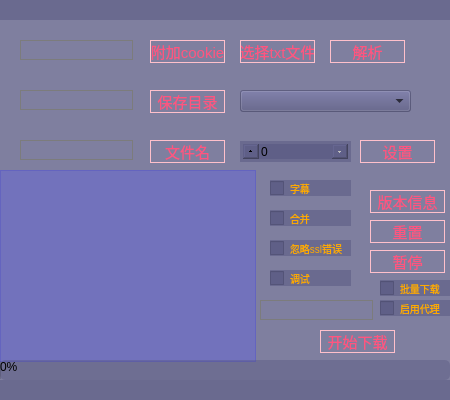
<?xml version="1.0" encoding="UTF-8"?>
<ui version="4.0">
 <class>window</class>
 <widget class="QWidget" name="window">
  <property name="geometry">
   <rect>
    <x>0</x>
    <y>0</y>
    <width>450</width>
    <height>400</height>
   </rect>
  </property>
  <property name="windowTitle">
   <string>Form</string>
  </property>
  <property name="styleSheet">
   <string notr="true">background:rgba(85, 85, 127,0.5)</string>
  </property>
  <widget class="QLabel" name="label_top">
   <property name="geometry">
    <rect>
     <x>0</x>
     <y>0</y>
     <width>450</width>
     <height>20</height>
    </rect>
   </property>
   <property name="text">
    <string/>
   </property>
  </widget>
  <widget class="QLabel" name="label_bottom">
   <property name="geometry">
    <rect>
     <x>0</x>
     <y>380</y>
     <width>450</width>
     <height>20</height>
    </rect>
   </property>
   <property name="text">
    <string/>
   </property>
  </widget>
  <widget class="QLineEdit" name="urledit">
   <property name="geometry">
    <rect>
     <x>20</x>
     <y>40</y>
     <width>113</width>
     <height>20</height>
    </rect>
   </property>
   <property name="styleSheet">
    <string notr="true">QLineEdit{border:1px rgb(124,124,124);background-color: rgba(124,124,124, 0%);padding:1px 2px;border-style: solid;font-size : 15px ;color:rgb(255, 170, 0);}</string>
   </property>
  </widget>
  <widget class="QPushButton" name="cookie">
   <property name="geometry">
    <rect>
     <x>150</x>
     <y>40</y>
     <width>75</width>
     <height>23</height>
    </rect>
   </property>
   <property name="styleSheet">
    <string notr="true">QPushButton{background-color:transparent;color:rgb(255, 85, 127);border:1px solid pink;font-family: 微软雅黑;font-size:15px;}

QPushButton:hover{opacity:0.2;border:2px solid black;}

QPushButton:pressed{background-color:transparent;border:1px solid red;}</string>
   </property>
   <property name="text">
    <string>附加cookie</string>
   </property>
  </widget>
  <widget class="QPushButton" name="txt">
   <property name="geometry">
    <rect>
     <x>240</x>
     <y>40</y>
     <width>75</width>
     <height>23</height>
    </rect>
   </property>
   <property name="styleSheet">
    <string notr="true">QPushButton{background-color:transparent;color:rgb(255, 85, 127);border:1px solid pink;font-family: 微软雅黑;font-size:15px;}

QPushButton:hover{opacity:0.2;border:2px solid black;}

QPushButton:pressed{background-color:transparent;border:1px solid red;}</string>
   </property>
   <property name="text">
    <string>选择txt文件</string>
   </property>
  </widget>
  <widget class="QPushButton" name="analysis">
   <property name="geometry">
    <rect>
     <x>330</x>
     <y>40</y>
     <width>75</width>
     <height>23</height>
    </rect>
   </property>
   <property name="styleSheet">
    <string notr="true">QPushButton{background-color:transparent;color:rgb(255, 85, 127);border:1px solid pink;font-family: 微软雅黑;font-size:15px;}

QPushButton:hover{opacity:0.2;border:2px solid black;}

QPushButton:pressed{background-color:transparent;border:1px solid red;}</string>
   </property>
   <property name="text">
    <string>解析</string>
   </property>
  </widget>
  <widget class="QLineEdit" name="directoryedit">
   <property name="geometry">
    <rect>
     <x>20</x>
     <y>90</y>
     <width>113</width>
     <height>20</height>
    </rect>
   </property>
   <property name="styleSheet">
    <string notr="true">QLineEdit{border:1px rgb(124,124,124);background-color: rgba(124,124,124, 0%);padding:1px 2px;border-style: solid;font-size : 15px ;color:rgb(255, 170, 0);}</string>
   </property>
  </widget>
  <widget class="QTextBrowser" name="textBrowser">
   <property name="geometry">
    <rect>
     <x>0</x>
     <y>170</y>
     <width>256</width>
     <height>192</height>
    </rect>
   </property>
   <property name="styleSheet">
    <string notr="true">QTextBrowser{background-color : rgba(85, 85, 255,0.3);}</string>
   </property>
  </widget>
  <widget class="QPushButton" name="fliename">
   <property name="geometry">
    <rect>
     <x>150</x>
     <y>140</y>
     <width>75</width>
     <height>23</height>
    </rect>
   </property>
   <property name="styleSheet">
    <string notr="true">QPushButton{background-color:transparent;color:rgb(255, 85, 127);border:1px solid pink;font-family: 微软雅黑;font-size:15px;}

QPushButton:hover{opacity:0.2;border:2px solid black;}

QPushButton:pressed{background-color:transparent;border:1px solid red;}</string>
   </property>
   <property name="text">
    <string>文件名</string>
   </property>
  </widget>
  <widget class="QPushButton" name="timeout">
   <property name="geometry">
    <rect>
     <x>360</x>
     <y>140</y>
     <width>75</width>
     <height>23</height>
    </rect>
   </property>
   <property name="styleSheet">
    <string notr="true">QPushButton{background-color:transparent;color:rgb(255, 85, 127);border:1px solid pink;font-family: 微软雅黑;font-size:15px;}

QPushButton:hover{opacity:0.2;border:2px solid black;}

QPushButton:pressed{background-color:transparent;border:1px solid red;}</string>
   </property>
   <property name="text">
    <string>设置</string>
   </property>
  </widget>
  <widget class="QCheckBox" name="ignore_ssl_errors">
   <property name="geometry">
    <rect>
     <x>270</x>
     <y>240</y>
     <width>81</width>
     <height>16</height>
    </rect>
   </property>
   <property name="styleSheet">
    <string notr="true">QCheckBox{border-radius:15px;width: 20px;height:20px;font-size:10px;color:rgb(255, 170, 0);}</string>
   </property>
   <property name="text">
    <string>忽略ssl错误</string>
   </property>
  </widget>
  <widget class="QCheckBox" name="merge">
   <property name="geometry">
    <rect>
     <x>270</x>
     <y>210</y>
     <width>81</width>
     <height>16</height>
    </rect>
   </property>
   <property name="styleSheet">
    <string notr="true">QCheckBox{border-radius:15px;width: 20px;height:20px;font-size:10px;color:rgb(255, 170, 0);}</string>
   </property>
   <property name="text">
    <string>合并</string>
   </property>
  </widget>
  <widget class="QCheckBox" name="debug">
   <property name="geometry">
    <rect>
     <x>270</x>
     <y>270</y>
     <width>81</width>
     <height>16</height>
    </rect>
   </property>
   <property name="styleSheet">
    <string notr="true">QCheckBox{border-radius:15px;width: 20px;height:20px;font-size:10px;color:rgb(255, 170, 0);}</string>
   </property>
   <property name="text">
    <string>调试</string>
   </property>
  </widget>
  <widget class="QPushButton" name="directory">
   <property name="geometry">
    <rect>
     <x>150</x>
     <y>90</y>
     <width>75</width>
     <height>23</height>
    </rect>
   </property>
   <property name="styleSheet">
    <string notr="true">QPushButton{background-color:transparent;color:rgb(255, 85, 127);border:1px solid pink;font-family: 微软雅黑;font-size:15px;}

QPushButton:hover{opacity:0.2;border:2px solid black;}

QPushButton:pressed{background-color:transparent;border:1px solid red;}</string>
   </property>
   <property name="text">
    <string>保存目录</string>
   </property>
  </widget>
  <widget class="QSpinBox" name="timespinBox">
   <property name="geometry">
    <rect>
     <x>240</x>
     <y>141</y>
     <width>111</width>
     <height>21</height>
    </rect>
   </property>
   <property name="styleSheet">
    <string notr="true">QSpinBox{height:30px;width:30px;}

QSpinBox::up-button{height: 15px;subcontrol-position:left;}

QSpinBox::down-button{height: 15px;subcontrol-position:right;}</string>
   </property>
  </widget>
  <widget class="QLineEdit" name="filenameedit">
   <property name="geometry">
    <rect>
     <x>20</x>
     <y>140</y>
     <width>113</width>
     <height>20</height>
    </rect>
   </property>
   <property name="styleSheet">
    <string notr="true">QLineEdit{border:1px rgb(124,124,124);background-color: rgba(124,124,124, 0%);padding:1px 2px;border-style: solid;font-size : 15px ;color:rgb(255, 170, 0);}</string>
   </property>
  </widget>
  <widget class="QCheckBox" name="caption">
   <property name="geometry">
    <rect>
     <x>270</x>
     <y>180</y>
     <width>81</width>
     <height>16</height>
    </rect>
   </property>
   <property name="styleSheet">
    <string notr="true">QCheckBox{border-radius:15px;width: 20px;height:20px;font-size:10px;color:rgb(255, 170, 0);}</string>
   </property>
   <property name="text">
    <string>字幕</string>
   </property>
  </widget>
  <widget class="QProgressBar" name="progressBar">
   <property name="geometry">
    <rect>
     <x>0</x>
     <y>360</y>
     <width>450</width>
     <height>20</height>
    </rect>
   </property>
   <property name="styleSheet">
    <string notr="true">QProgressBar {border-radius: 5px;background-color:rgba(85, 85, 127,0.4);}</string>
   </property>
   <property name="value">
    <number>0</number>
   </property>
  </widget>
  <widget class="QPushButton" name="start">
   <property name="geometry">
    <rect>
     <x>320</x>
     <y>330</y>
     <width>75</width>
     <height>23</height>
    </rect>
   </property>
   <property name="styleSheet">
    <string notr="true">QPushButton{background-color:transparent;color:rgb(255, 85, 127);border:1px solid pink;font-family: 微软雅黑;font-size:15px;}

QPushButton:hover{opacity:0.2;border:2px solid black;}

QPushButton:pressed{background-color:transparent;border:1px solid red;}</string>
   </property>
   <property name="text">
    <string>开始下载</string>
   </property>
  </widget>
  <widget class="QLineEdit" name="hostedit">
   <property name="geometry">
    <rect>
     <x>260</x>
     <y>300</y>
     <width>113</width>
     <height>20</height>
    </rect>
   </property>
   <property name="styleSheet">
    <string notr="true">QLineEdit{border:1px rgb(124,124,124);background-color: rgba(124,124,124, 0%);padding:1px 2px;border-style: solid;font-size : 15px ;color:rgb(255, 170, 0);}</string>
   </property>
  </widget>
  <widget class="QCheckBox" name="host">
   <property name="geometry">
    <rect>
     <x>380</x>
     <y>300</y>
     <width>71</width>
     <height>16</height>
    </rect>
   </property>
   <property name="styleSheet">
    <string notr="true">QCheckBox{border-radius:15px;width: 20px;height:20px;font-size:10px;color:rgb(255, 170, 0);}</string>
   </property>
   <property name="text">
    <string>启用代理</string>
   </property>
  </widget>
  <widget class="QPushButton" name="reset">
   <property name="geometry">
    <rect>
     <x>370</x>
     <y>220</y>
     <width>75</width>
     <height>23</height>
    </rect>
   </property>
   <property name="styleSheet">
    <string notr="true">QPushButton{background-color:transparent;color:rgb(255, 85, 127);border:1px solid pink;font-family: 微软雅黑;font-size:15px;}

QPushButton:hover{opacity:0.2;border:2px solid black;}

QPushButton:pressed{background-color:transparent;border:1px solid red;}</string>
   </property>
   <property name="text">
    <string>重置</string>
   </property>
  </widget>
  <widget class="QPushButton" name="info">
   <property name="geometry">
    <rect>
     <x>370</x>
     <y>190</y>
     <width>75</width>
     <height>23</height>
    </rect>
   </property>
   <property name="styleSheet">
    <string notr="true">QPushButton{background-color:transparent;color:rgb(255, 85, 127);border:1px solid pink;font-family: 微软雅黑;font-size:15px;}

QPushButton:hover{opacity:0.2;border:2px solid black;}

QPushButton:pressed{background-color:transparent;border:1px solid red;}</string>
   </property>
   <property name="text">
    <string>版本信息</string>
   </property>
  </widget>
  <widget class="QComboBox" name="format">
   <property name="geometry">
    <rect>
     <x>240</x>
     <y>90</y>
     <width>171</width>
     <height>22</height>
    </rect>
   </property>
  </widget>
  <widget class="QPushButton" name="suspend">
   <property name="geometry">
    <rect>
     <x>370</x>
     <y>250</y>
     <width>75</width>
     <height>23</height>
    </rect>
   </property>
   <property name="styleSheet">
    <string notr="true">QPushButton{background-color:transparent;color:rgb(255, 85, 127);border:1px solid pink;font-family: 微软雅黑;font-size:15px;}

QPushButton:hover{opacity:0.2;border:2px solid black;}

QPushButton:pressed{background-color:transparent;border:1px solid red;}</string>
   </property>
   <property name="text">
    <string>暂停</string>
   </property>
  </widget>
  <widget class="QCheckBox" name="playlist">
   <property name="geometry">
    <rect>
     <x>380</x>
     <y>280</y>
     <width>71</width>
     <height>16</height>
    </rect>
   </property>
   <property name="styleSheet">
    <string notr="true">QCheckBox{border-radius:15px;width: 20px;height:20px;font-size:10px;color:rgb(255, 170, 0);}</string>
   </property>
   <property name="text">
    <string>批量下载</string>
   </property>
  </widget>
 </widget>
 <resources/>
 <connections/>
</ui>
